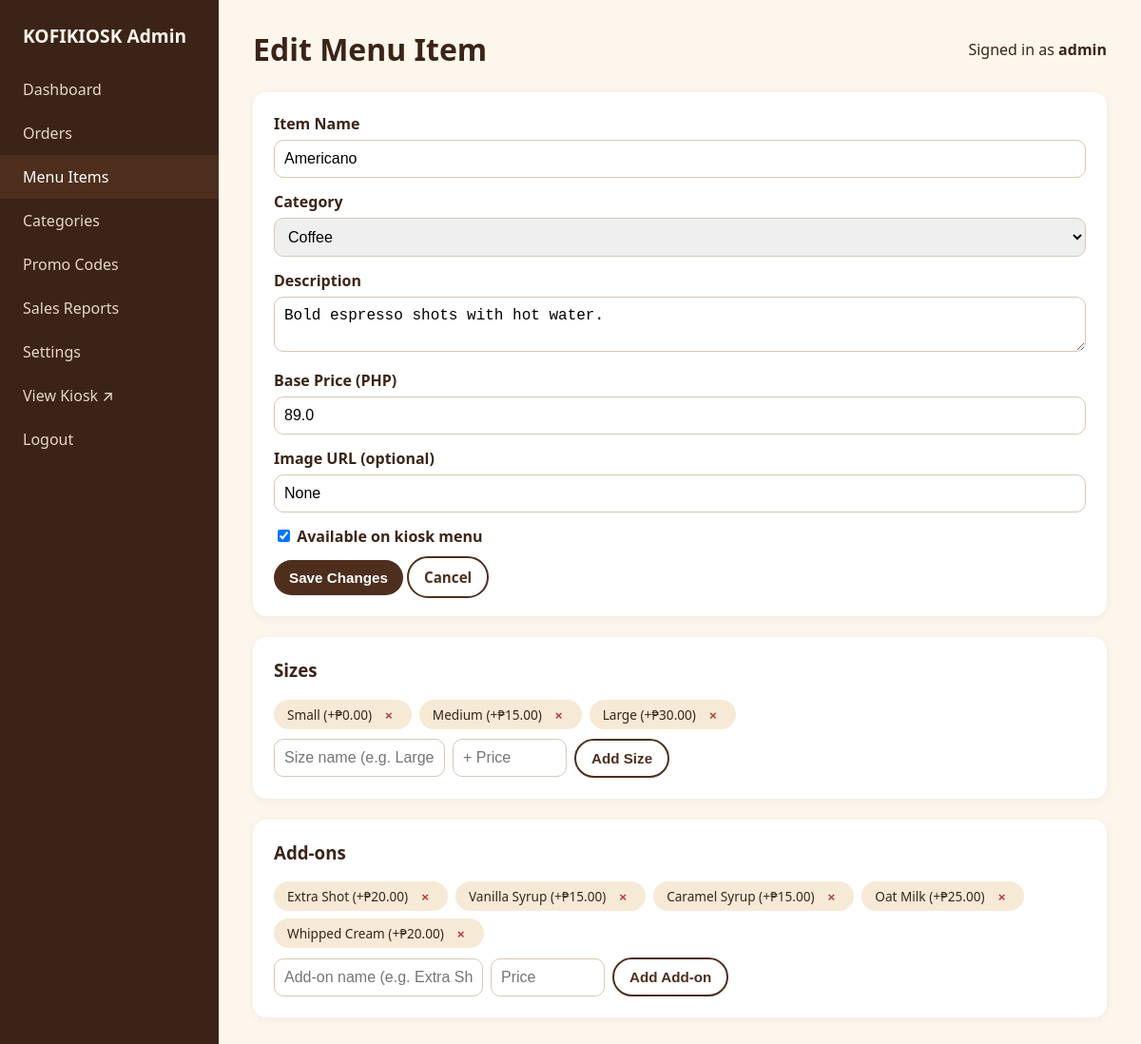
/admin/menu/1/edit (signed in), run on the app's committed database.
### tables this page shows
CREATE TABLE menu_items (
    id INTEGER PRIMARY KEY AUTOINCREMENT,
    category_id INTEGER NOT NULL REFERENCES categories(id) ON DELETE CASCADE,
    name TEXT NOT NULL,
    description TEXT,
    base_price REAL NOT NULL,
    image_url TEXT,
    is_available INTEGER NOT NULL DEFAULT 1
);

CREATE TABLE categories (
    id INTEGER PRIMARY KEY AUTOINCREMENT,
    name TEXT NOT NULL UNIQUE,
    display_order INTEGER NOT NULL DEFAULT 0
);

CREATE TABLE sizes (
    id INTEGER PRIMARY KEY AUTOINCREMENT,
    menu_item_id INTEGER NOT NULL REFERENCES menu_items(id) ON DELETE CASCADE,
    name TEXT NOT NULL,
    price_delta REAL NOT NULL DEFAULT 0
);

CREATE TABLE addons (
    id INTEGER PRIMARY KEY AUTOINCREMENT,
    menu_item_id INTEGER NOT NULL REFERENCES menu_items(id) ON DELETE CASCADE,
    name TEXT NOT NULL,
    price REAL NOT NULL DEFAULT 0
);

### index.py (the view, shortened to what this page needs)
@app.route("/admin/menu/<int:item_id>/edit", methods=["GET", "POST"])
@admin_required
def admin_menu_edit(item_id):
    conn = db.get_db()
    item = conn.execute("SELECT * FROM menu_items WHERE id=?", (item_id,)).fetchone()
    if not item:
        conn.close()
        abort(404)
    categories = conn.execute("SELECT * FROM categories ORDER BY name").fetchall()
    item = conn.execute("SELECT * FROM menu_items WHERE id=?", (item_id,)).fetchone()
    sizes = conn.execute("SELECT * FROM sizes WHERE menu_item_id=?", (item_id,)).fetchall()
    addons = conn.execute("SELECT * FROM addons WHERE menu_item_id=?", (item_id,)).fetchall()
    conn.close()
    return render_template("admin/item_form.html", categories=categories, item=item,
                            sizes=sizes, addons=addons)

### db.py (called while the page is built)
def get_db():
    conn = sqlite3.connect(DB_PATH)
    conn.row_factory = sqlite3.Row
    conn.execute("PRAGMA foreign_keys = ON")
    return conn

### index.py (called while the page is built)
def admin_required(view):
    @wraps(view)
    def wrapped(*args, **kwargs):
        if not session.get("admin_id"):
            return redirect(url_for("admin_login", next=request.path))
        return view(*args, **kwargs)
    return wrapped

### templates/admin/item_form.html (shortened to what this page needs)
{% extends "admin/base.html" %}
{% block heading %}{{ 'Edit Menu Item' if item else 'New Menu Item' }}{% endblock %}
{% block content %}
<div class="admin-card">
  <form method="POST">
    <div class="form-row">
      <label for="name">Item Name</label>
      <input type="text" id="name" name="name" required value="{{ item.name if item else '' }}">
    </div>
    <div class="form-row">
      <label for="category_id">Category</label>
      <select id="category_id" name="category_id" required>
        {% for c in categories %}
          <option value="{{ c.id }}" {% if item and item.category_id == c.id %}selected{% endif %}>{{ c.name }}</option>
        {% endfor %}
      </select>
    </div>
    <div class="form-row">
      <label for="description">Description</label>
      <textarea id="description" name="description" rows="2">{{ item.description if item else '' }}</textarea>
    </div>
    <div class="form-row">
      <label for="base_price">Base Price (PHP)</label>
      <input type="number" step="0.01" min="0" id="base_price" name="base_price" required
             value="{{ item.base_price if item else '' }}">
    </div>
    <div class="form-row">
      <label for="image_url">Image URL (optional)</label>
      <input type="text" id="image_url" name="image_url" value="{{ item.image_url if item else '' }}">
    </div>
    {% if item %}
    <div class="form-row">
      <label><input type="checkbox" name="is_available" {% if item.is_available %}checked{% endif %} style="width:auto;"> Available on kiosk menu</label>
    </div>
    {% endif %}
    <button type="submit" class="btn btn-primary">{{ 'Save Changes' if item else 'Create Item' }}</button>
    <a href="{{ url_for('admin_menu') }}" class="btn btn-outline">Cancel</a>
  </form>
</div>
{% if item %}
<div class="admin-card">
  <h3 style="margin-top:0;">Sizes</h3>
  <div class="tag-list">
    {% for s in sizes %}
    <div class="tag-chip">
      {{ s.name }} (+&#8369;{{ "%.2f"|format(s.price_delta) }})
      <form method="POST" action="{{ url_for('admin_size_delete', size_id=s.id) }}" style="display:inline;">
        <button type="submit" title="Remove">&times;</button>
      </form>
    </div>
    {% else %}
      <span class="hint">No sizes yet.</span>
    {% endfor %}
  </div>
  <form method="POST" action="{{ url_for('admin_size_add', item_id=item.id) }}" class="inline-form">
    <input type="text" name="name" placeholder="Size name (e.g. Large)" required style="max-width:180px;">
    <input type="number" step="0.01" name="price_delta" placeholder="+ Price" style="max-width:120px;">
    <button type="submit" class="btn btn-outline">Add Size</button>
  </form>
</div>
<div class="admin-card">
  <h3 style="margin-top:0;">Add-ons</h3>
  <div class="tag-list">
    {% for a in addons %}
    <div class="tag-chip">
      {{ a.name }} (+&#8369;{{ "%.2f"|format(a.price) }})
      <form method="POST" action="{{ url_for('admin_addon_delete', addon_id=a.id) }}" style="display:inline;">
        <button type="submit" title="Remove">&times;</button>
      </form>
    </div>
    {% else %}
      <span class="hint">No add-ons yet.</span>
    {% endfor %}
  </div>
  <form method="POST" action="{{ url_for('admin_addon_add', item_id=item.id) }}" class="inline-form">
    <input type="text" name="name" placeholder="Add-on name (e.g. Extra Shot)" required style="max-width:220px;">
    <input type="number" step="0.01" name="price" placeholder="Price" style="max-width:120px;">
    <button type="submit" class="btn btn-outline">Add Add-on</button>
  </form>
</div>
{% endif %}
{% endblock %}

### static/css/style.css (style rules this page uses)
:root { --brown-900: #3b2417; --brown-800: #4e2f1e; --brown-700: #6b4226; --brown-500: #8c5a34; --cream-100: #fdf6ec; --cream-200: #f6ead6; --accent: #c8873b; --accent-dark: #a8672b; --green: #2f7a4d; --red: #b23b3b; --radius: 14px; font-size: 16px; }
* { box-sizing: border-box; }
body { margin: 0; font-family: "Segoe UI", system-ui, -apple-system, sans-serif; background: var(--cream-100); color: var(--brown-900); }
a { color: inherit; text-decoration: none; }
.btn { border: none; border-radius: 999px; padding: 10px 16px; font-weight: 600; cursor: pointer; font-size: .95rem; }
.btn-primary { background: var(--brown-800); color: #fff; }
.btn-outline { background: transparent; border: 2px solid var(--brown-800); color: var(--brown-800); }
textarea, input[type=text], input[type=number], input[type=password], select { width: 100%; padding: 10px; border-radius: 10px; border: 1px solid #d8c7b4; font-size: 1rem; }
.form-row { margin-bottom: 14px; }
.form-row label { display: block; margin-bottom: 6px; font-weight: 600; }
.admin-card { background: #fff; border-radius: var(--radius); padding: 22px; margin-bottom: 22px; box-shadow: 0 2px 10px rgba(59,36,23,.06); }
.inline-form { display: flex; gap: 8px; align-items: center; }
.tag-list { display: flex; flex-wrap: wrap; gap: 8px; margin: 10px 0; }
.tag-chip { background: var(--cream-200); border-radius: 999px; padding: 6px 14px; font-size: .85rem; display: flex; gap: 8px; align-items: center; }
.tag-chip button { border: none; background: none; color: var(--red); cursor: pointer; font-weight: 700; }

### data on the page
menu_items: name "Americano", category_id "Coffee", description "Bold espresso shots with hot water.", base_price "89.0", is_available "☑"
sizes: name "Small", price_delta "0.00"
sizes: name "Medium", price_delta "15.00"
sizes: name "Large", price_delta "30.00"
addons: name "Extra Shot", price "20.00"
addons: name "Vanilla Syrup", price "15.00"
addons: name "Caramel Syrup", price "15.00"
addons: name "Oat Milk", price "25.00"
addons: name "Whipped Cream", price "20.00"

### other printed values
{{ 'Edit Menu Item' if item else 'New Menu Item' }} "Edit Menu Item"
{{ session.get('admin_username') }} "admin"
{{ 'Save Changes' if item else 'Create Item' }} "Save Changes"
